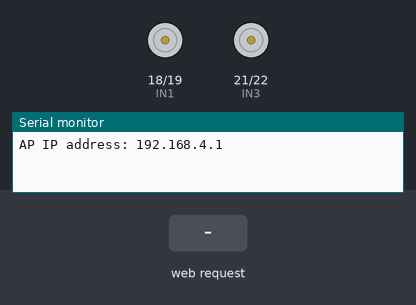
Bench run of a sketch on a simulated ESP32. Shown: motor-driver pin pairs drawn as motors (green arrow = first pin HIGH = forward, orange = second pin HIGH = backward, longer = more drive, scaled by the enable pin), the last lines printed to the serial monitor. Inputs (shaded band) come from the test bench.

Above: at 1.2 s.
1.3 s: HTTP request GET /?State=F received
At 2.0 s:
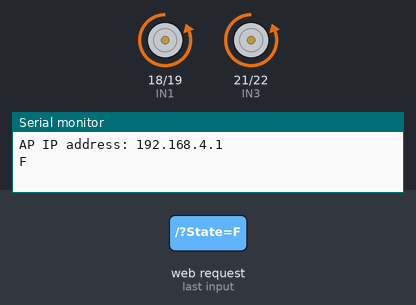
2.8 s: HTTP request GET /?State=B received
At 3.1 s:
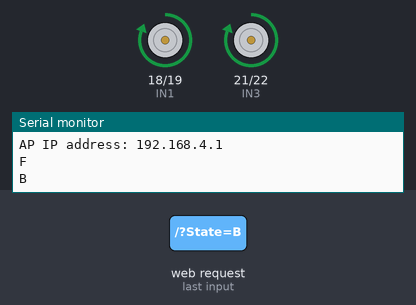
4.3 s: HTTP request GET /?State=L received
At 5.4 s:
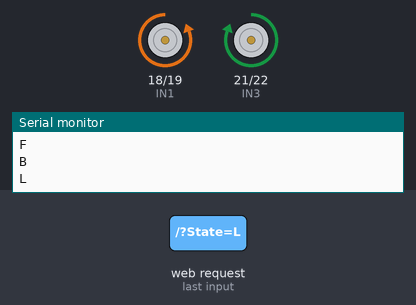
5.8 s: HTTP request GET /?State=R received
At 6.6 s:
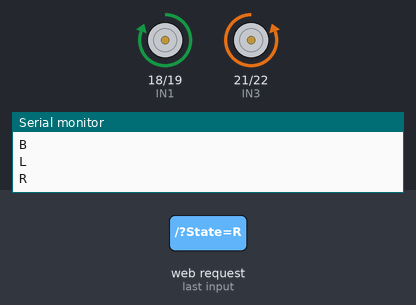
Timing chart, 0 to 8.3 s (numbered marks = the images above; inputs shaded):
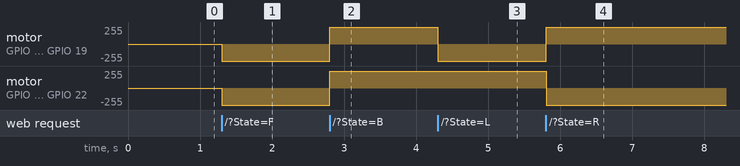

The sketch:

proyectoAutoFutbolEsp.ino
```cpp
//para este codigo con la placa esp32, debemos seleccionar la placa
// DOIT ESP32 DEVKIT V1, CAMBIARN LA VELOCIDAD A 115200
// Verificar siempre

#include <WiFi.h>
#include <WiFiClient.h>
#include <WebServer.h>
//DEFINIMOS LOS GPIO PARA LOS MOTORES Y LOS ENABLE
#define EnableA   15   // Enable motors Right        GPIO15(P15)
#define EnableB   23    // Enable motors Left         GPIO23(P23)
#define IN1  18        // L298N in1 motors Right     GPIO18(P18)
#define IN2  19        // L298N in2 motors Right     GPIO19(P19)
#define IN3  21        // L298N in3 motors Left      GPIO21(P21)
#define IN4 22         // L298N in4 motors Left      GPI22 (P22)

// DEFINIMOS LA VELOCIDAD Y LA COMUNICACION CON LA APP
String command;             //String to store app command state.
int speedCar = 800;         // 400 - 1023.
int speed_Coeff = 3;

// DEFINIMOS EL NOMBRE DE LA RED WIFI
const char* ssid = "ASERRIN";
const char* password = "ELMEJOR";

/*IPAddress local_ip(192,168,5,1);
IPAddress gateway(192,168,5,1);
IPAddress subnet(255,255,255,0);*/

//WebServer server(312); por si necesitamos que la red no se encuentre de manera facil
WebServer server(80);


void setup() {
 /* WiFi.softAP(ssid, password);        //Start Acces point mode
  WiFi.softAPConfig(local_ip, gateway, subnet);
  delay(100);
  server.on("/", handle_OnConnect);
  server.onNotFound(handle_NotFound);
  server.begin();
  Serial.println("HTTP server started");
  .........................*/

 pinMode(EnableA, OUTPUT);
 pinMode(EnableB, OUTPUT);
 pinMode(IN1, OUTPUT);
 pinMode(IN2, OUTPUT);
 pinMode(IN3, OUTPUT);
 pinMode(IN4, OUTPUT);
  Serial.begin (115200);
  // CONECTANDO A WIFI
 WiFi.mode(WIFI_AP);
  WiFi.softAP(ssid);

  IPAddress myIP = WiFi.softAPIP();
  Serial.print("AP IP address: ");
  Serial.println(myIP);
// INICIALIZANDO EL WEB-server
     server.on ( "/", HTTP_handleRoot );
     server.onNotFound ( HTTP_handleRoot );
     server.begin();
}

void goAhead(){

      digitalWrite(IN1, LOW);
      digitalWrite(IN2, HIGH);
      analogWrite(EnableA, speedCar);

      digitalWrite(IN3, LOW);
      digitalWrite(IN4, HIGH);
      analogWrite(EnableB, speedCar);
  }

void goBack(){

      digitalWrite(IN1, HIGH);
      digitalWrite(IN2, LOW);
      analogWrite(EnableA, speedCar);

      digitalWrite(IN3, HIGH);
      digitalWrite(IN4, LOW);
      analogWrite(EnableB, speedCar);
  }

void goRight(){

      digitalWrite(IN1, HIGH);
      digitalWrite(IN2, LOW);
      analogWrite(EnableA, speedCar);

      digitalWrite(IN3, LOW);
      digitalWrite(IN4, HIGH);
      analogWrite(EnableB, speedCar);
  }

void goLeft(){

      digitalWrite(IN1, LOW);
      digitalWrite(IN2, HIGH);
      analogWrite(EnableA, speedCar);

      digitalWrite(IN3, HIGH);
      digitalWrite(IN4, LOW);
      analogWrite(EnableB, speedCar);
  }

void goAheadRight(){

      digitalWrite(IN1, LOW);
      digitalWrite(IN2, HIGH);
      analogWrite(EnableA, speedCar/speed_Coeff);

      digitalWrite(IN3, LOW);
      digitalWrite(IN4, HIGH);
      analogWrite(EnableB, speedCar);
   }

void goAheadLeft(){

      digitalWrite(IN1, LOW);
      digitalWrite(IN2, HIGH);
      analogWrite(EnableA, speedCar);

      digitalWrite(IN3, LOW);
      digitalWrite(IN4, HIGH);
      analogWrite(EnableB, speedCar/speed_Coeff);
  }

void goBackRight(){

      digitalWrite(IN1, HIGH);
      digitalWrite(IN2, LOW);
      analogWrite(EnableA, speedCar/speed_Coeff);

      digitalWrite(IN3, HIGH);
      digitalWrite(IN4, LOW);
      analogWrite(EnableB, speedCar);
  }

void goBackLeft(){

      digitalWrite(IN1, HIGH);
      digitalWrite(IN2, LOW);
      analogWrite(EnableA, speedCar);

      digitalWrite(IN3, HIGH);
      digitalWrite(IN4, LOW);
      analogWrite(EnableB, speedCar/speed_Coeff);
  }

void stopRobot(){

      digitalWrite(IN1, LOW);
      digitalWrite(IN2, LOW);
      analogWrite(EnableA, speedCar);

      digitalWrite(IN3, LOW);
      digitalWrite(IN4, LOW);
      analogWrite(EnableB, speedCar);
 }

void loop() {
    server.handleClient();

      command = server.arg("State");
      if (command == "F") goAhead();
      else if (command == "B") goBack();
      else if (command == "L") goLeft();
      else if (command == "R") goRight();
      else if (command == "I") goAheadRight();
      else if (command == "G") goAheadLeft();
      else if (command == "J") goBackRight();
      else if (command == "H") goBackLeft();
      else if (command == "0") speedCar = 400;
      else if (command == "1") speedCar = 470;
      else if (command == "2") speedCar = 540;
      else if (command == "3") speedCar = 610;
      else if (command == "4") speedCar = 680;
      else if (command == "5") speedCar = 750;
      else if (command == "6") speedCar = 820;
      else if (command == "7") speedCar = 890;
      else if (command == "8") speedCar = 960;
      else if (command == "9") speedCar = 1023;
      else if (command == "S") stopRobot();
}

void HTTP_handleRoot(void) {

if( server.hasArg("State") ){
       Serial.println(server.arg("State"));
  }
  server.send ( 200, "text/html", "" );
  delay(1);
}
```

Measured:
- after the input at 1.3 s, motor on GPIO 18 (IN1) / GPIO 19 (IN2), motor on GPIO 21 (IN3) / GPIO 22 (IN4): stopped → backward 255/255 at once
- after the input at 2.8 s, motor on GPIO 18 (IN1) / GPIO 19 (IN2), motor on GPIO 21 (IN3) / GPIO 22 (IN4): backward 255/255 → forward 255/255 at once
- after the input at 4.3 s, motor on GPIO 18 (IN1) / GPIO 19 (IN2): forward 255/255 → backward 255/255 at once
- after the input at 5.8 s, motor on GPIO 18 (IN1) / GPIO 19 (IN2): backward 255/255 → forward 255/255 at once; motor on GPIO 21 (IN3) / GPIO 22 (IN4): forward 255/255 → backward 255/255 at once
